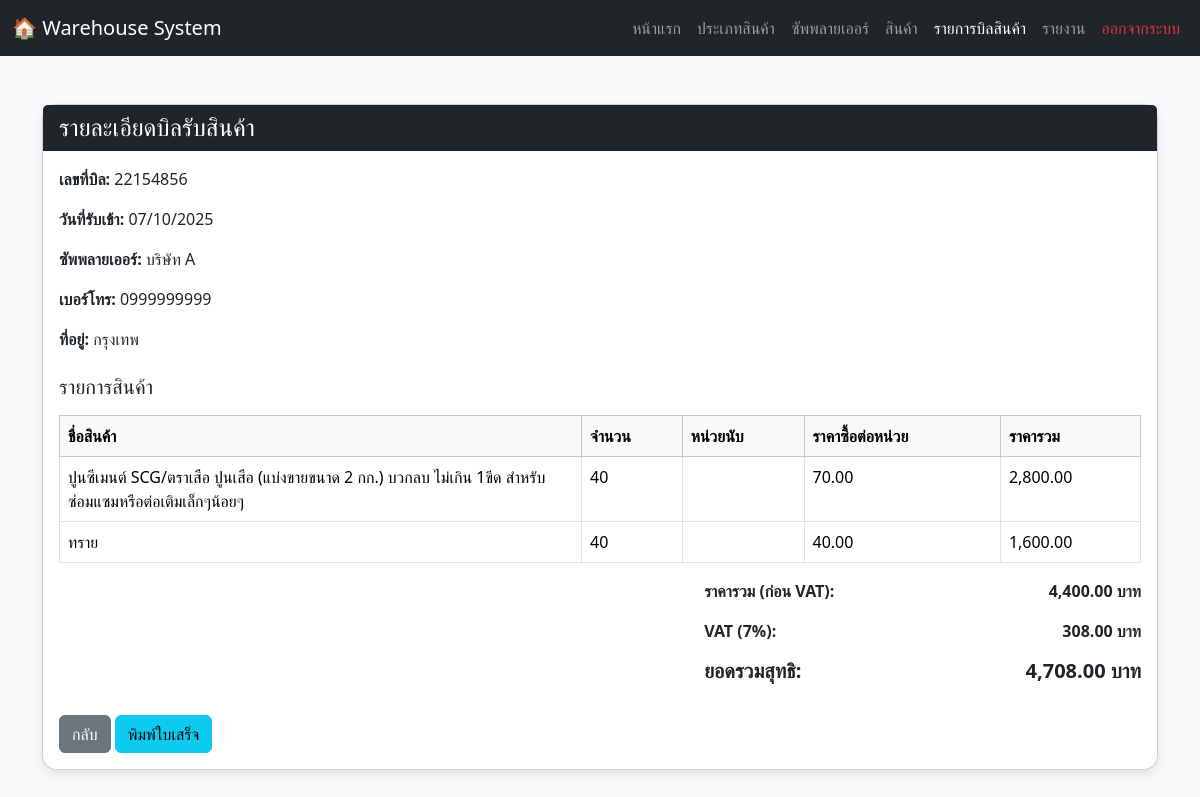
Page /purchase_detail.php?id=11 (signed in) on the earlier database version.
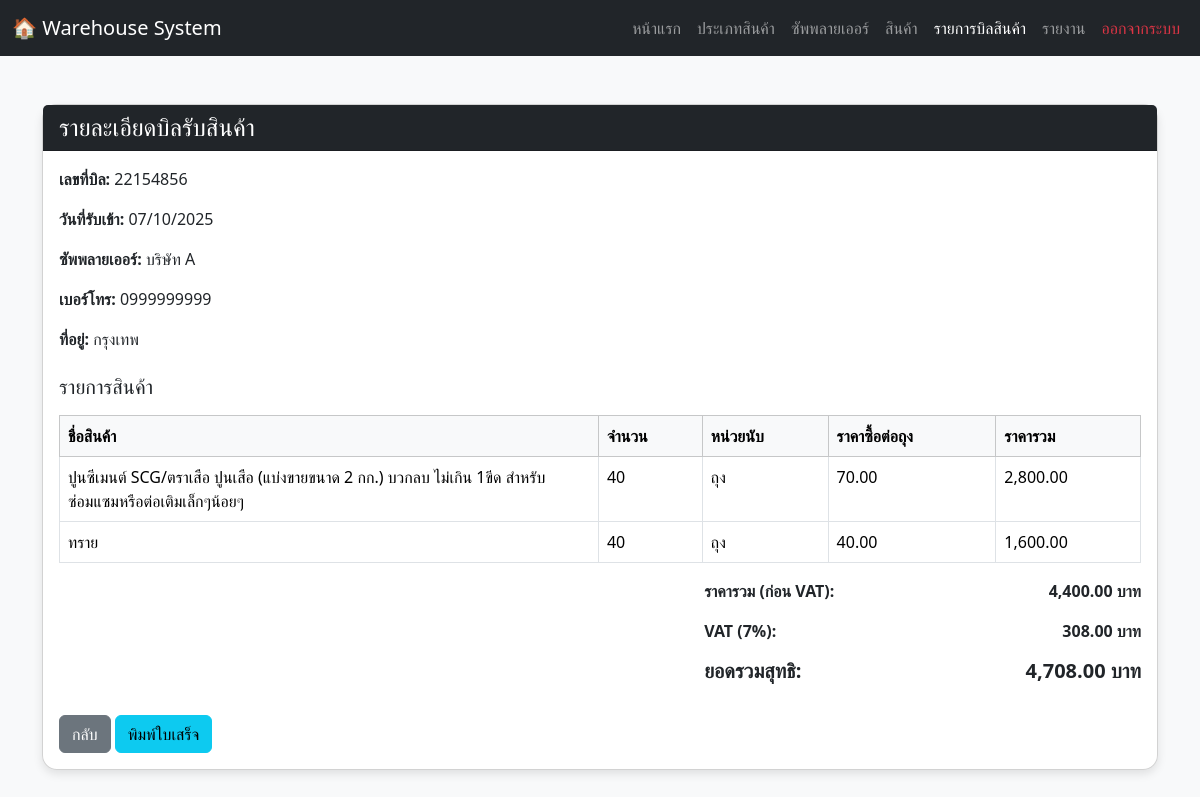
Same page on the later database version.
### tables this page shows
CREATE TABLE `purchases` (
  `purchase_id` int(11) NOT NULL,
  `purchase_number` varchar(50) NOT NULL,
  `user_id` int(11) DEFAULT NULL,
  `supplier_id` int(11) DEFAULT NULL,
  `purchase_date` datetime DEFAULT current_timestamp(),
  `total_amount` decimal(12,2) DEFAULT NULL
);

CREATE TABLE `suppliers` (
  `supplier_id` int(11) NOT NULL,
  `supplier_name` varchar(150) NOT NULL,
  `address` varchar(255) DEFAULT NULL,
  `phone` varchar(50) DEFAULT NULL
);

CREATE TABLE `purchase_details` (
  `purchase_detail_id` int(11) NOT NULL,
  `purchase_id` int(11) DEFAULT NULL,
  `product_id` int(11) DEFAULT NULL,
  `quantity` int(11) NOT NULL,
  `purchase_price` decimal(10,2) NOT NULL
);

CREATE TABLE `products` (
  `product_id` int(11) NOT NULL,
  `product_name` varchar(150) NOT NULL,
  `category_id` int(11) DEFAULT NULL,
  `supplier_id` int(11) DEFAULT NULL,
  `base_unit` varchar(50) DEFAULT NULL COMMENT 'หน่วยหลัก (เช่น กระสอบ, กล่อง)',
  `sub_unit` varchar(50) DEFAULT NULL COMMENT 'หน่วยย่อย (เช่น กิโลกรัม, ชิ้น)',
  `unit_conversion_rate` decimal(10,2) NOT NULL DEFAULT 1.00 COMMENT 'อัตราแปลงจากหน่วยหลักไปหน่วยย่อย',
  `stock_in_sub_unit` decimal(10,2) NOT NULL DEFAULT 0.00 COMMENT 'สต็อกคงเหลือในหน่วยย่อยที่สุด',
  `selling_price` decimal(10,2) NOT NULL,
  `reorder_level` decimal(10,2) NOT NULL DEFAULT 0.00,
  `image_path` varchar(255) DEFAULT NULL
);

### purchase_detail.php (the view, shortened to what this page needs)
<?php
include 'connection.php';
$purchase_id = $_GET['id'];
$sqlHeader = "SELECT p.purchase_id, p.purchase_number, p.purchase_date,
                      s.supplier_name, s.phone, s.address, p.total_amount
               FROM purchases p
               LEFT JOIN suppliers s ON p.supplier_id = s.supplier_id
               WHERE p.purchase_id = ?";
$stmt = $conn->prepare($sqlHeader);
$stmt->bind_param("i", $purchase_id);
$stmt->execute();
$headerResult = $stmt->get_result();
$purchase = $headerResult->fetch_assoc();
$sqlItems = "SELECT d.product_id, pr.product_name, pr.base_unit, d.quantity, d.purchase_price,
                    (d.quantity * d.purchase_price) AS total
             FROM purchase_details d
             LEFT JOIN products pr ON d.product_id = pr.product_id
             WHERE d.purchase_id = ?";
$stmt2 = $conn->prepare($sqlItems);
$stmt2->bind_param("i", $purchase_id);
$stmt2->execute();
$itemsResult = $stmt2->get_result();
$price_header = "ราคาซื้อต่อหน่วย";
$all_items = [];
$all_units = [];
if ($itemsResult->num_rows > 0) {
    while($item = $itemsResult->fetch_assoc()) {
        $all_items[] = $item;
        if (!empty($item['base_unit'])) {
            $all_units[] = $item['base_unit'];
        }
    }
    $unique_units = array_unique($all_units);
    if (count($unique_units) === 1) {
        $price_header = "ราคาซื้อต่อ" . htmlspecialchars(reset($unique_units));
    }
}
?>
<!DOCTYPE html>
<html lang="th">
<head>
<link href="https://cdn.jsdelivr.net/npm/bootstrap@5.3.2/dist/css/bootstrap.min.css" rel="stylesheet">
</head>
<body>
  <nav class="navbar navbar-expand-lg navbar-dark bg-dark">
    <div class="container-fluid">
      <a class="navbar-brand" href="#">🏠 Warehouse System</a>
      <div class="collapse navbar-collapse" id="navbarNav">
        <ul class="navbar-nav ms-auto">
          <li class="nav-item"><a class="nav-link" href="homepage.php">หน้าแรก</a></li>
          <li class="nav-item"><a class="nav-link" href="categories.php">ประเภทสินค้า</a></li>
          <li class="nav-item"><a class="nav-link" href="suppliers.php">ซัพพลายเออร์</a></li>
          <li class="nav-item"><a class="nav-link" href="products.php">สินค้า</a></li>
          <li class="nav-item"><a class="nav-link active" href="warehouse_page.php">รายการบิลสินค้า</a></li>
          <li class="nav-item"><a class="nav-link" href="report.php">รายงาน</a></li>
          <li class="nav-item"><a class="nav-link text-danger" href="logout.php">ออกจากระบบ</a></li>
        </ul>
      </div>
    </div>
  </nav>
<div class="container mt-5 mb-5">
  <div class="card">
    <div class="card-header bg-dark text-white">
      <h4 class="mb-0">รายละเอียดบิลรับสินค้า</h4>
    </div>
    <div class="card-body">
      <?php if ($purchase): ?>
        <div class="mb-3">
          <p><strong>เลขที่บิล:</strong> <?= htmlspecialchars($purchase['purchase_number']) ?></p>
          <p><strong>วันที่รับเข้า:</strong> <?= date("d/m/Y", strtotime($purchase['purchase_date'])) ?></p>
          <p><strong>ซัพพลายเออร์:</strong> <?= htmlspecialchars($purchase['supplier_name']) ?></p>
          <p><strong>เบอร์โทร:</strong> <?= htmlspecialchars($purchase['phone'] ?? '-') ?></p>
          <p><strong>ที่อยู่:</strong> <?= htmlspecialchars($purchase['address'] ?? '-') ?></p>
        </div>
        <h5 class="mt-4"> รายการสินค้า</h5>
        <table class="table table-bordered mt-3">
          <thead class="table-light">
            <tr>
              <th>ชื่อสินค้า</th>
              <th>จำนวน</th>
              <th>หน่วยนับ</th>
              <th><?= $price_header ?></th>
              <th>ราคารวม</th>
            </tr>
          </thead>
          <tbody>
            <?php if (!empty($all_items)): ?>
              <?php foreach ($all_items as $item): ?>
                <tr>
                  <td class="product-name-col"><?= htmlspecialchars($item['product_name']) ?></td>
                  <td><?= number_format($item['quantity'], 0) ?></td>
                  <td><?= htmlspecialchars($item['base_unit']) ?></td>
                  <td><?= number_format($item['purchase_price'], 2) ?></td>
                  <td><?= number_format($item['total'], 2) ?></td>
                </tr>
              <?php endforeach; ?>
            <?php else: ?>
              <tr><td colspan="5" class="text-center text-muted">ไม่มีรายการสินค้าในบิลนี้</td></tr>
            <?php endif; ?>
          </tbody>
        </table>
        <div class="row justify-content-end mt-3">
          <div class="col-md-5">
            <?php
              $subtotal = $purchase['total_amount'];
              $vat = $subtotal * 0.07;
              $grand_total = $subtotal + $vat;
            ?>
            <p class="d-flex justify-content-between"><strong>ราคารวม (ก่อน VAT):</strong> <strong><?= number_format($subtotal, 2) ?> บาท</strong></p>
            <p class="d-flex justify-content-between"><strong>VAT (7%):</strong> <strong><?= number_format($vat, 2) ?> บาท</strong></p>
            <h5 class="d-flex justify-content-between"><strong>ยอดรวมสุทธิ:</strong> <strong><?= number_format($grand_total, 2) ?> บาท</strong></h5>
          </div>
        </div>
      <?php else: ?>
        <div class="alert alert-danger">ไม่พบบิลนี้ในระบบ</div>
      <?php endif; ?>
      <div class="mt-4">
        <a href="warehouse_page.php" class="btn btn-secondary no-print">กลับ</a>
        <button onclick="window.print()" class="btn btn-info no-print">พิมพ์ใบเสร็จ</button>
      </div>
    </div>
  </div>
</div>
</body>
</html>

### purchase_detail.php (style rules this page uses)
body { background-color: #f8f9fa; }
.card { border-radius: 15px; box-shadow: 0 4px 10px rgba(0,0,0,0.1); }
.product-name-col { max-width: 300px; word-wrap: break-word; overflow-wrap: break-word; white-space: normal !important; }

Differences in the rows shown:
changed through a linked row, purchase_details (number 1 of 2 on the later page): product.base_unit (not shown) → "ถุง"
changed through a linked row, purchase_details "ทราย": product.base_unit (not shown) → "ถุง"
Other differences:
$price_header: "ราคาซื้อต่อหน่วย" → "ราคาซื้อต่อถุง"
